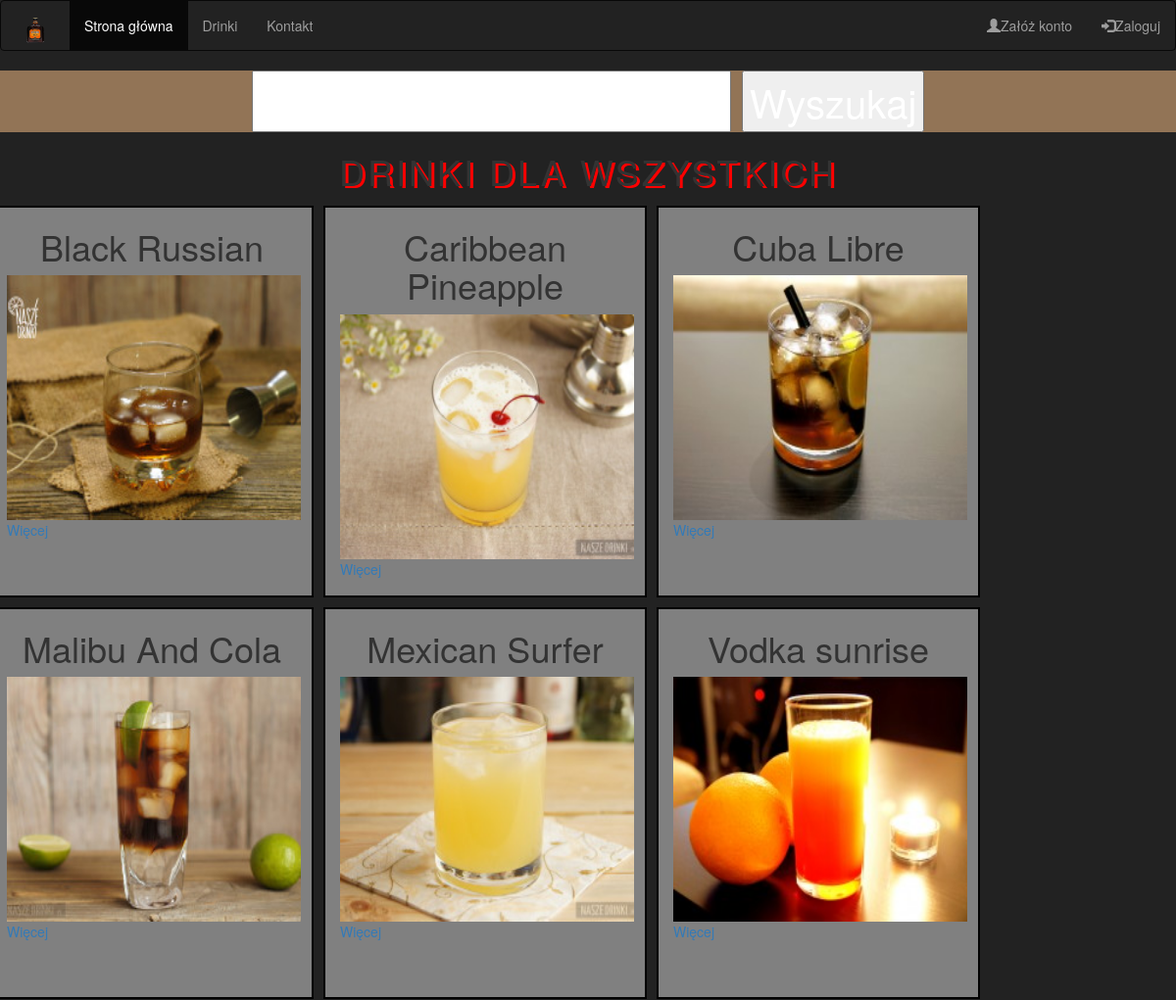
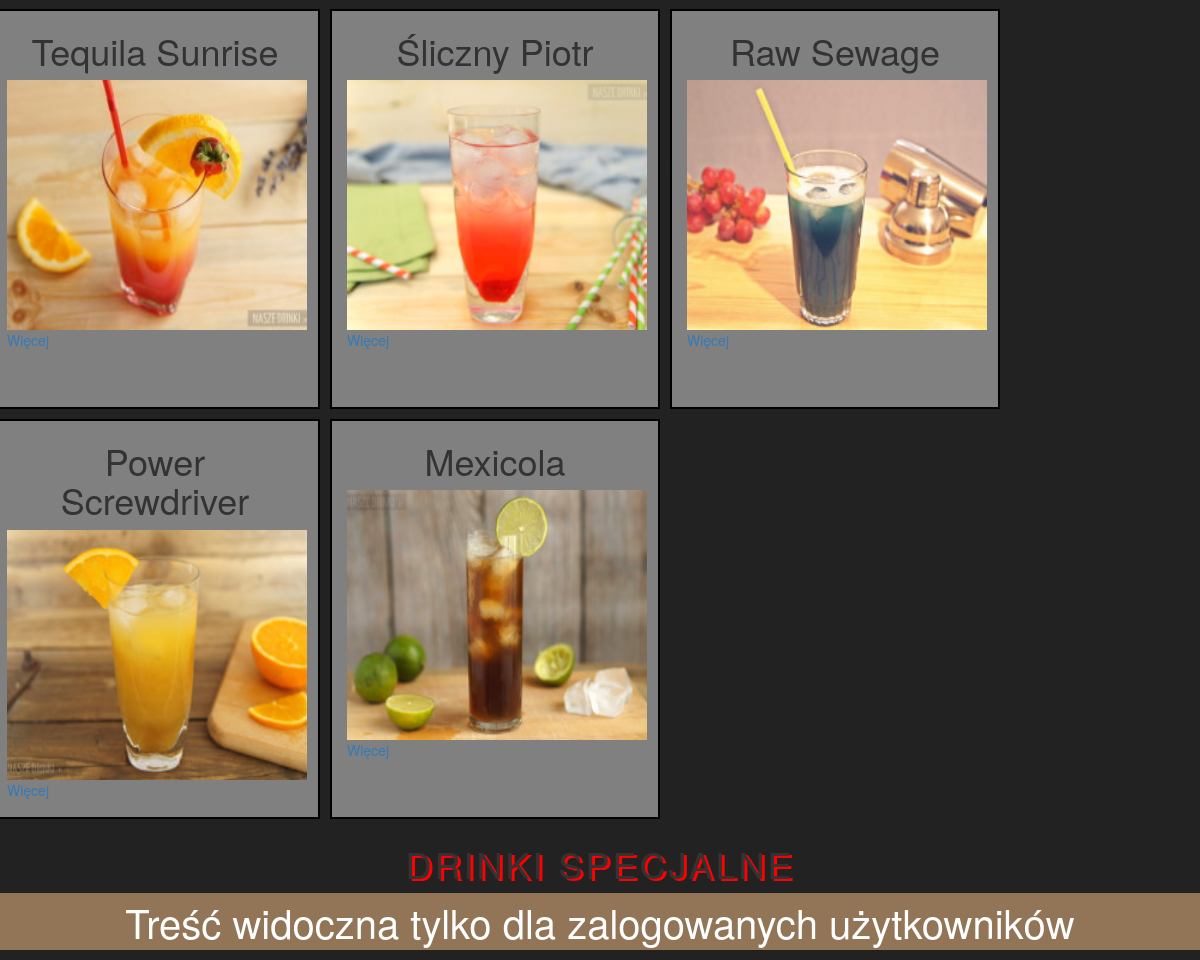
Page /drinklist/ on the committed database (2 pictures, top to bottom).
### drinklist/models.py (models this page shows, shortened)
class Drink(models.Model):
    nazwa = models.CharField(max_length=50,verbose_name="Nazwa")
    skladnik1 = models.CharField(max_length=50,verbose_name="Składnik 1")
    skladnik2 = models.CharField(max_length=50,verbose_name="Składnik 2",blank=True)
    skladnik3 = models.CharField(max_length=50,verbose_name="Składnik 3",blank=True)
    skladnik4 = models.CharField(max_length=50,verbose_name="Składnik 4",blank=True)
    skladnik5 = models.CharField(max_length=50,verbose_name="Składnik 5",blank=True)
    skladnik6 = models.CharField(max_length=50,verbose_name="Składnik 6",blank=True)
    specjalny=models.BooleanField(default=False)
    czas = models.FloatField(verbose_name="Czas wykonania")
    poziom = models.FloatField(verbose_name="Poziom",validators=[MinValueValidator(0),
                                       MaxValueValidator(5)])
    opis = models.TextField(verbose_name="Opis")
    data = models.DateTimeField(auto_now_add=True,verbose_name="Data dodania")
    zdjecie = models.ImageField()
    class Meta:
        verbose_name="Drink"
        verbose_name_plural="Drinki"

### drinklist/templates/drinklist/drinks.html
{% extends "header.html" %}
{% block content %}
<p>
 <input type="text" name="search"  id="search">
 <button id="searchclick">Wyszukaj</button>
</p>
<h1 class="drinkheader">Drinki dla wszystkich</h1>
 <div class="row">
	{% for drink in object_list %}
	{% if not drink.specjalny %}
	<div class="col-sm-4 drinkphotocontent searchmodule">
	<h1>{{drink.nazwa}}</h1>
	<a href="/drinklist/{{drink.id}}"><img class="drinkphoto" src="{{drink.zdjecie.url}}"></a>
	<a href="/drinklist/{{drink.id}}">Więcej</a>
	</div>
	{%endif%}
	{% endfor %}
</div>
<h1 class="drinkheader">Drinki specjalne</h1>
{% if user.is_authenticated %}
		 <div class="row">
			{% for drink in object_list %}
			{% if drink.specjalny %}
			<div class="col-sm-4 drinkphotocontent searchmodule">
			<h1>{{drink.nazwa}}</h1>
			<a href="/drinklist/{{drink.id}}"><img class="drinkphoto" src="{{drink.zdjecie.url}}"></a>
			<a href="/drinklist/{{drink.id}}">Więcej</a>
			</div>
			{% endif %}
			{% endfor %}
		 </div>
{% else %}
<p>Treść widoczna tylko dla zalogowanych użytkowników</p>
{% endif %}
{% endblock %}

### personal/templates/header.html (shortened to what this page needs)
<!DOCTYPE html>
<html lang="pl">
	<head>
		{% load staticfiles %}
		<link rel="stylesheet" href="{% static 'css/bsmin.css' %}">
		<link rel="stylesheet" href="{% static 'css/style.css' %}">
	</head>
<body>
	<nav class="navbar navbar-inverse">
	  <div class="container-fluid">
	    <div class="navbar-header">
	      <a class="navbar-brand" href="/"><img class="logo" src="{% static 'css/img/logo.jpg' %}"></a>
	    </div>
	    <ul class="nav navbar-nav">
	      <li class="active"><a href="/">Strona główna</a></li>
	      <li><a href="/drinklist/">Drinki</a></li>
	      <li><a href="/contactme/">Kontakt</a></li>
	    </ul>
	     <ul class="nav navbar-nav navbar-right">
	      {% if user.is_authenticated %}
   			 <li><a>Zalogowany jako <h3 class="activelogin">{{ user.username }}</h3></a></li>
   			 <li><a href="/logout/"><span class="glyphicon glyphicon-log-out"></span>Wyloguj</a></li>
   			{%else%}
   			 	<li><a href="/register/"><span class="glyphicon glyphicon-user"></span>Załóż konto</a></li>
      			<li><a href="/login/"><span class="glyphicon glyphicon-log-in"></span>Zaloguj</a></li>
   		  {%endif%}
    	 </ul>
	  </div>
	</nav>
	{% block content %}
	{% endblock %}
</body>
</html>

### personal/static/css/style.css (style rules this page uses)
body { background-image: url("img/background2.png"); background-repeat: no-repeat; background-size: cover; background-repeat: repeat-x; background-color: #222222; }
p { text-align: center; color: white; font-size: 40px; background: rgba(220, 170, 120, 0.6); }
p input { color:black; }
.logo { width:40px; height:30px; }
.drinkphoto { width:300px; height:250px; margin:0 auto; }
.drinkphotocontent { background-color:grey; border:2px solid black; width:330px; height:400px; margin:5px; }
.drinkphotocontent h1 { text-align:center; }
.drinkheader { text-align:center; text-transform: uppercase; letter-spacing: 3px; text-shadow: 3px 2px red; }

### rows in the picture
Drink: nazwa "Black Russian", zdjecie (picture)
Drink: nazwa "Caribbean Pineapple", zdjecie (picture)
Drink: nazwa "Cuba Libre", zdjecie (picture)
Drink: nazwa "Malibu And Cola", zdjecie (picture)
Drink: nazwa "Mexican Surfer", zdjecie (picture)
Drink: nazwa "Vodka sunrise", zdjecie (picture)
Drink: nazwa "Tequila Sunrise", zdjecie (picture)
Drink: nazwa "Śliczny Piotr", zdjecie (picture)
Drink: nazwa "Raw Sewage", zdjecie (picture)
Drink: nazwa "Power Screwdriver", zdjecie (picture)
Drink: nazwa "Mexicola", zdjecie (picture)
